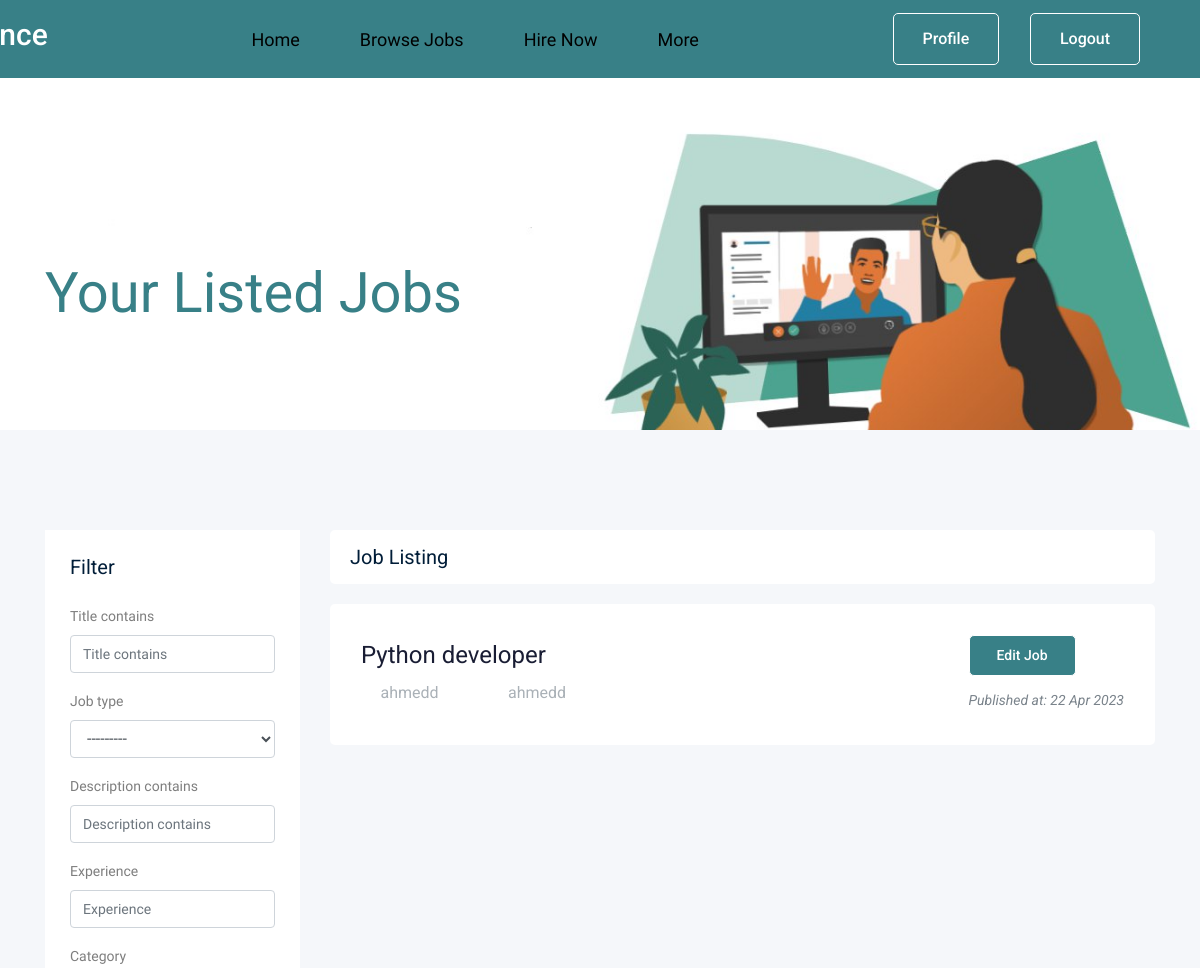
The app's page /jobs/your_jobs (signed in, upper part), older data.
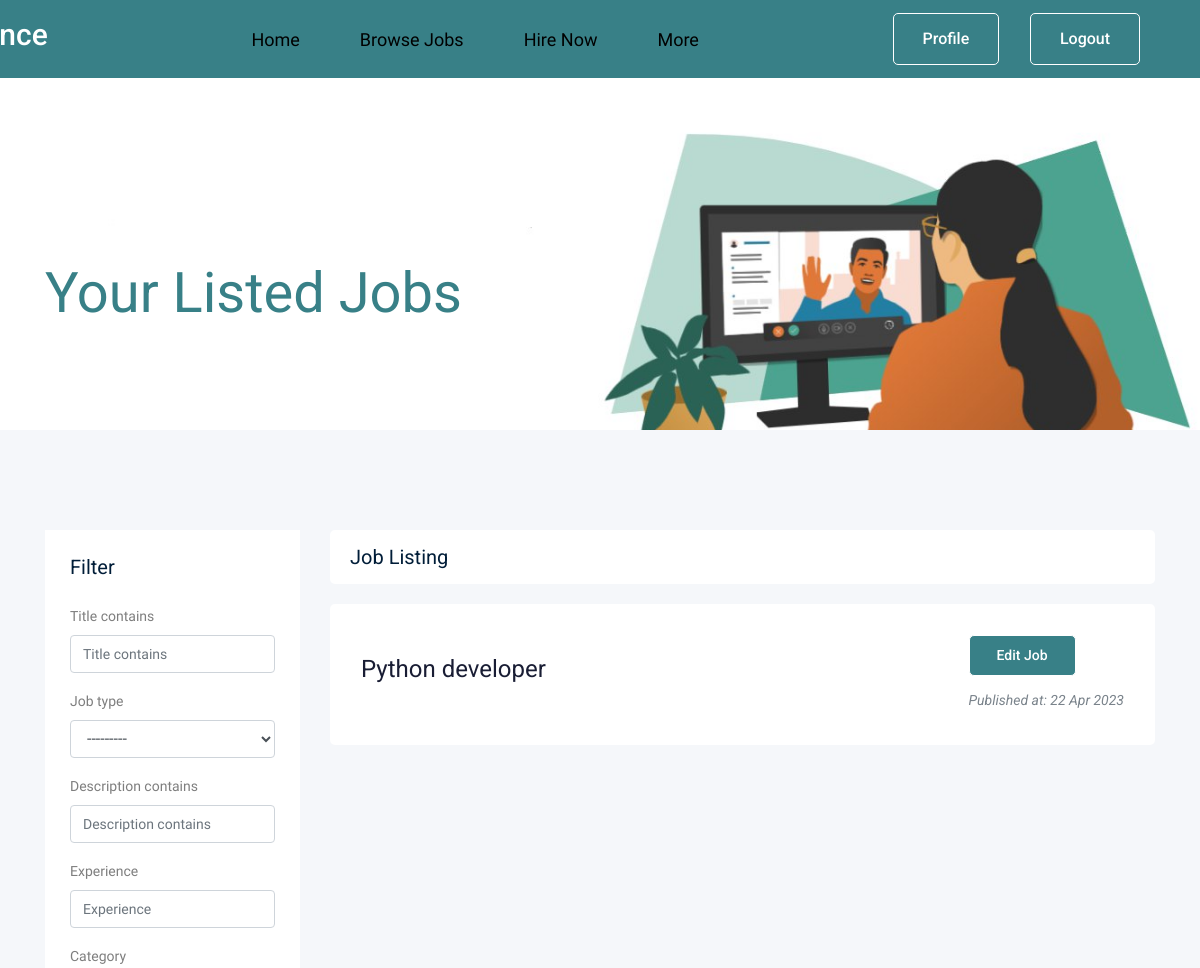
The same page, newer data.
### job/models.py (models this page shows, shortened)
class Job(models.Model):
    owner = models.ForeignKey(
        User, related_name='job_owner', on_delete=models.CASCADE)
    title = models.CharField(max_length=100)
    job_type = models.CharField(max_length=15, choices=JOB_TYPE)
    description = models.TextField(max_length=10000)
    published_at = models.DateTimeField(auto_now=True)
    vacancy = models.IntegerField(default=1)
    salary = models.IntegerField(default=0)
    experience = models.IntegerField(default=0)
    category = models.ForeignKey('Category', on_delete=models.CASCADE)
    country = models.CharField(max_length=15, choices=CURRENT_COUNTRY)
    city = models.CharField(max_length=15, choices=CURRENT_CITY)
    slug = models.SlugField(blank=True, null=True)
    class Meta:
        ordering = ['-id']

class Apply(models.Model):
    job = models.ForeignKey(
        Job, related_name='apply_job', on_delete=models.CASCADE)
    name = models.CharField(max_length=50)
    applicant = models.ForeignKey(Applicant, on_delete=models.CASCADE)
    email = models.EmailField(max_length=100)
    webiste = models.URLField(blank=True)
    cv = models.FileField(upload_to='apply/')
    cover_letter = models.TextField(max_length=500)
    created_at = models.DateTimeField(auto_now=True)

class Applicant(models.Model):
    user = models.OneToOneField(User, on_delete=models.CASCADE)

### job/views.py (the view)
# urls.py: path('your_jobs', views.your_jobs, name='your_jobs'),
@login_required()
def your_jobs(request):
    others = get_profiles()
    jobs_list = Job.objects.filter(owner=request.user)
    applications = Apply.objects.filter(
        job__in=jobs_list).select_related('applicant')
    myfilter = JobFilter(request.GET, queryset=jobs_list)
    jobs_list = myfilter.qs
    paginator = Paginator(jobs_list, 5)  # Show 5 contacts per page.
    page_number = request.GET.get('page')
    page_obj = paginator.get_page(page_number)
    paginator_profiles = Paginator(others, 12)
    page_number_profiles = request.GET.get('page')
    page_obj_profiles = paginator_profiles.get_page(page_number_profiles)
    context = {'jobs': page_obj,
               'forcount': jobs_list,
               'myfilter': myfilter,
               'applications': applications,
               'users': page_obj_profiles,
               }
    return render(request, 'job/your_jobs.html', context)

### job/models.py (called while the page is built)
    def __str__(self):
        return self.name

### job/views.py (called while the page is built)
def get_profiles():
    return Profile.objects.all().annotate(
        average_quality=Avg('rate__RAtingQuality')
    ).order_by('-average_quality', '-id')

### job/templates/job/your_jobs.html (shortened to what the changed rows need)
{% load static %}
{% load bootstrap4 %}
<!doctype html>
<html class="no-js" lang="zxx">
<head>
    <link rel="stylesheet" href="{% static 'css/bootstrap.min.css'%}">
    <link rel="stylesheet" href="{% static 'css/owl.carousel.min.css'%}">
    <link rel="stylesheet" href="{% static 'css/magnific-popup.css'%}">
    <link rel="stylesheet" href="{% static 'css/font-awesome.min.css'%}">
    <link rel="stylesheet" href="{% static 'css/themify-icons.css'%}">
    <link rel="stylesheet" href="{% static 'css/nice-select.css'%}">
    <link rel="stylesheet" href="{% static 'css/flaticon.css'%}">
    <link rel="stylesheet" href="{% static 'css/jquery-ui.css'%}">
    <link rel="stylesheet" href="{% static 'css/gijgo.css'%}">
    <link rel="stylesheet" href="{% static 'css/animate.min.css'%}">
    <link rel="stylesheet" href="{% static 'css/slicknav.css'%}">
    <link rel="stylesheet" href="{% static 'css/adel_search.css'%}">
    <link rel="stylesheet" href="{% static 'css/style.css'%}">
    <link rel="stylesheet" href="{% static 'css/normalize.css' %}">
    <link rel="stylesheet" href="{% static 'css/morsy.css' %}">
    <link rel="stylesheet" href="{% static 'css/morsy.min.css' %}">
</head>
<body>
    <Header>
        <div class="container">
            <a href="{% url 'pages:index' %}" class="logo">
                <h2 style="color: #fff;">Joblance</h2>
            </a>
        </div>
    </Header>
    <main>
        <div class="job_listing_area plus_padding">
            <div class="container">
                <div class="row">
                    <div class="col-lg-9">
                        <div class="job_lists m-0">
                            <div class="row">
                                {% for job in jobs %}
                                <div class="col-lg-12 col-md-12">
                                    <div class="single_jobs white-bg d-flex justify-content-between">
                                        <div class="jobs_left d-flex align-items-center">
                                            <div class="jobs_conetent">
                                                <a href="{% url 'jobs:edit_job' job.id %}">
                                                    <h4>{{job.title}}</h4>
                                                </a>
                                                <div class="links_locat d-flex align-items-center">
                                                    {% for application in applications %}
                                                    {% if application.job == job %}
                                                    {% if forloop.counter < 6 %} <div class="location">
                                                        <a
                                                            href="{% url 'profiles:other' application.applicant.user.id %}">
                                                            <p> <i
                                                                    class="fa-solid fa-pen-nib"></i>{{application.applicant.user}}
                                                            </p>
                                                        </a>
                                                </div>
                                                {% endif %}
                                                {% endif %}
                                                {% endfor %}
                                            </div>
                                        </div>
                                    </div>
                                    <div class="jobs_right">
                                        <div class="apply_now">
                                            <a href="{% url 'jobs:edit_job' job.id %}" class="boxed-btn3">Edit
                                                job</a>
                                        </div>
                                        <div class="date">
                                            <p>Published at: {{job.published_at|date:'d M o'}}</p>
                                        </div>
                                    </div>
                                </div>
                            </div>
                            {% empty %}
                            <p>You have no jobs.</p>
                            {% endfor %}
                        </div>
                    </div>
                </div>
            </div>
        </div>
        </div>
    </main>
</body>
</html>

Row changes from the older to the newer data that the page shows:
removed Apply: applicant.user "ahmedd"
removed Apply: applicant.user "ahmedd"
